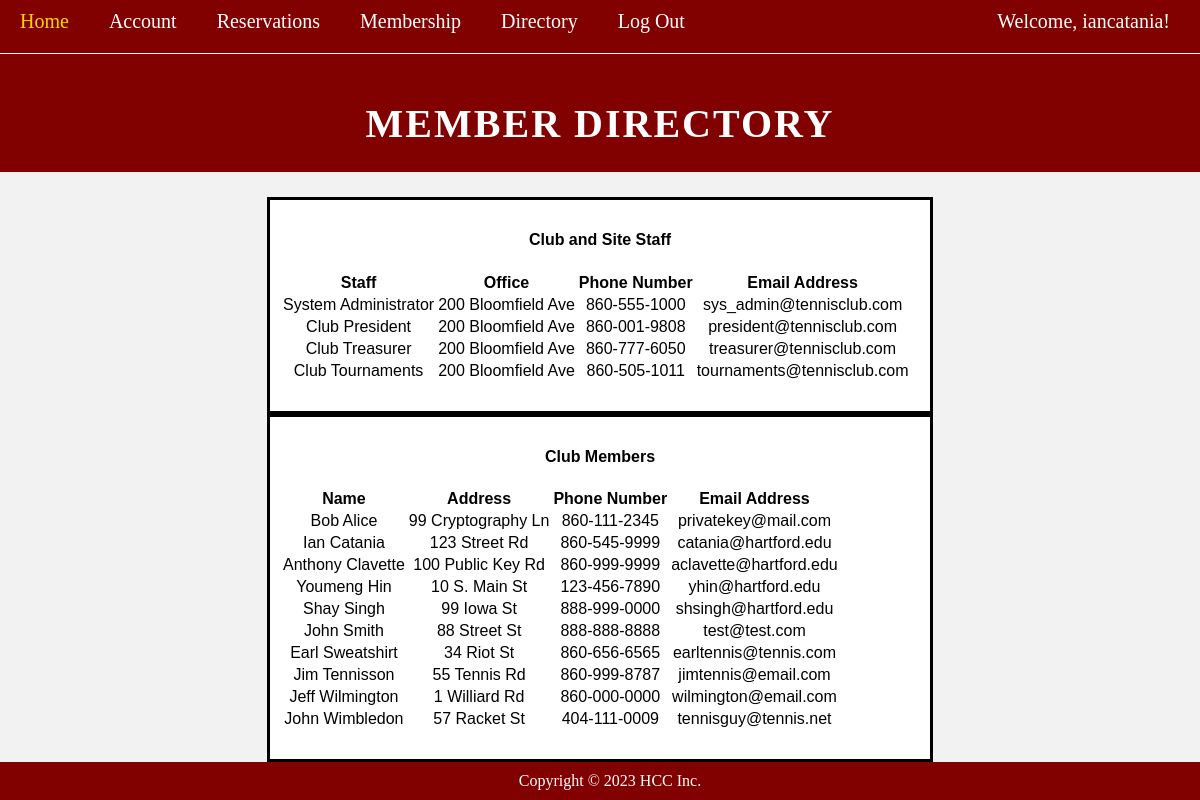
Page /directory/ (signed in) on the earlier database version.
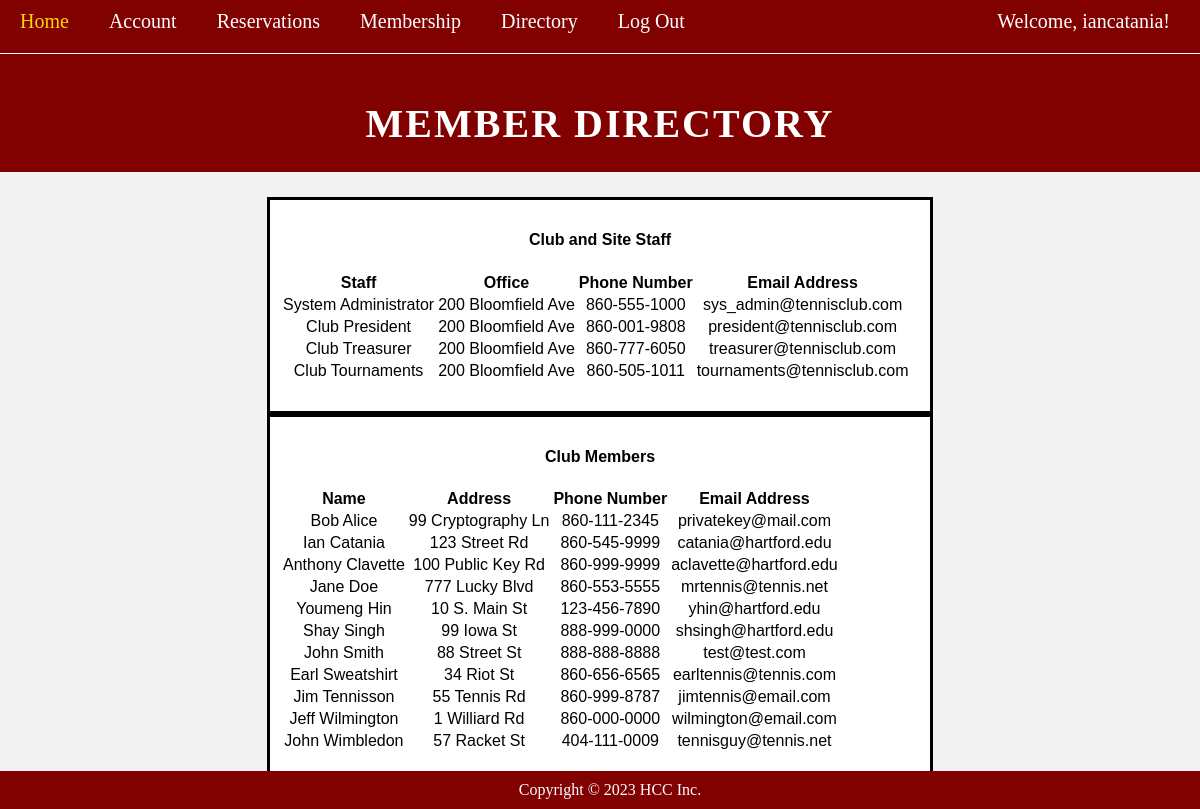
Same page on the later database version.
### app/models.py (models this page shows, shortened)
class MemberProfile(models.Model):
    user = models.OneToOneField(User, on_delete=models.CASCADE) # Delete profile when user is deleted, this is username/password/email
    last_name = models.CharField(max_length=100, default="")
    first_name = models.CharField(max_length=100, default="")
    address = models.CharField(max_length=100, default="")
    phone_number = models.CharField(max_length=100, default="")
    date_of_birth = models.DateField(max_length=100, default="mm/dd/yy")
    in_directory = models.BooleanField()

### app/views.py (the view)
# urls.py: path("directory/", views.directory_page, name='directory'),
@login_required(login_url='signup')
def directory_page(request):
    template_name = 'directory.html'
    is_member = True
    try:
        profile = MemberProfile.objects.filter(first_name = request.user.memberprofile.first_name)
    except MemberProfile.DoesNotExist:
        is_member = False
    email = User.email
    profiles = MemberProfile.objects.order_by('last_name')
    users = User.objects.order_by('first_name')
    context = {
        'profiles': profiles,
        'users': users,
        'is_member': is_member,
    }
    return render(request, template_name, context)

### templates/directory.html (shortened to what this page needs)
{% extends "base.html" %}
{% block content %}
<!DOCTYPE html>
<html>
<head>
    <link rel="stylesheet" href="../static/css/style.css">
</head>
<body>
    {% if user.is_authenticated and is_member %}
	<header style="padding-top: 100px;">
		<h1>Member Directory</h1>
	</header>
	<main>
        <div class="directorybox">
            <h4>Club and Site Staff</h4>
            <section>
                <table class="table">
                <thead>
                    <tr>
                    <th scope="col">Staff</th>
                    <th scope="col">Office</th>
                    <th scope="col">Phone Number</th>
                    <th scope="col">Email Address</th>
                    </tr>
                </thead>
                <tbody>
                    {% for user in users %}
                    {% if user.is_staff or user.is_superuser %}
                    <tr>
                    <td>{{user.memberprofile.first_name}} {{user.memberprofile.last_name}}</td>
                    <td>{{user.memberprofile.address}}</td>
                    <td>{{user.memberprofile.phone_number}}</td>
                    <td>{{user.email}}</td>
                    </tr>
                    {%endif%}
                    {%endfor%}
                </tbody>
                </table>
                <br>
            </section>
        </div>
        <div class="directorybox">
		<section>
			<h4>Club Members</h4>
            <table class="table">
            <thead>
                <tr>
                <th scope="col">Name</th>
                <th scope="col">Address</th>
                <th scope="col">Phone Number</th>
                <th scope="col">Email Address</th>
                </tr>
            </thead>
            <tbody>
                {%for profile in profiles%}
                {%if profile.in_directory %}
                <tr>
                <td>{{profile.first_name}} {{profile.last_name}}</td>
                <td>{{profile.address}}</td>
                <td>{{profile.phone_number}}</td>
                <td>{{profile.user.email}}</td>
                </tr>
                {%endif%}
                {%endfor%}
            </tbody>
            </table>
            <br>
		</section>
    </div>
	</main>
    {% endif %}
	<footer>
		<p>Copyright © 2023 HCC Inc.</p>
	</footer>
</body>
</html>
{% endblock content %}

Differences in the rows shown:
added MemberProfile: first_name "Jane", last_name "Doe", address "777 Lucky Blvd", phone_number "860-553-5555", user.email "mrtennis@tennis.net"
